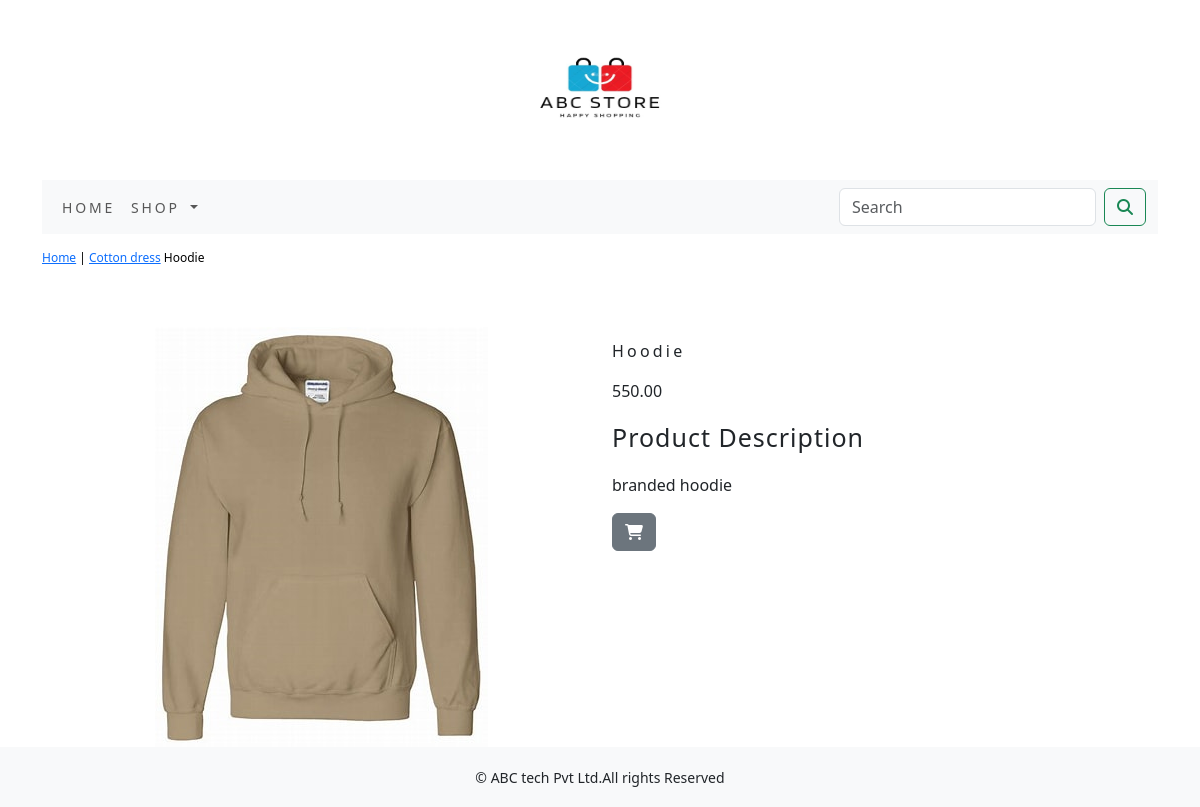
The page /shop/cotton-dress/hoodie/ on the database its author committed.
### shop/models.py (models this page shows, shortened)
class Product(models.Model):
    name = models.CharField(max_length=250, unique=True)
    slug = models.SlugField(max_length=250, unique=True)
    description=models.TextField(blank=True)
    price=models.DecimalField(max_digits=10,decimal_places=2)
    category=models.ForeignKey(Category,on_delete=models.CASCADE)
    image=models.ImageField(upload_to='product' ,blank=True)
    stock=models.IntegerField()
    available=models.BooleanField(default=True)
    created=models.DateTimeField(auto_now_add=True)
    updated=models.DateTimeField(auto_now=True)
    class Meta:
        ordering=('name',)
        verbose_name='product'
        verbose_name_plural='products'

class Category(models.Model):
    name=models.CharField(max_length=250,unique=True)
    slug=models.SlugField(max_length=250,unique=True)
    description=models.TextField(blank=True)
    image=models.ImageField(upload_to='category',blank=True)
    class Meta:
        ordering=('name',)
        verbose_name='category'
        verbose_name_plural='categories'
    def get_url(self):
        return reverse('shop:product_by_category',args=[self.slug])
    def __str__(self):
        return '{}'.format(self.name)

### shop/views.py (the view)
# urls.py: path('<slug:c_slug>/<slug:product_slug>/', views.proDetail, name='prodCatDetail')
def proDetail(request,c_slug,product_slug):
    try:
        product = Product.objects.get(category__slug=c_slug,slug=product_slug)
    except Exception as e:
        raise e
    return render(request,'product.html',{'product':product})

### cart/context_processors.py (called while the page is built)
def counter(request):
    item_count=0
    if 'admin' in request.path:
        return {}
    else:
        try:
            cart=Cart.objects.filter(cart_id=_cart_id(request))
            car_items=CartItem.objects.all().filter(cart=cart[:1])
            for cart_item in car_items:
                item_count += cart_item.quantity
        except Cart.DoesNotExist:
            item_count=0
    return dict(item_count=item_count)

### cart/views.py (called while the page is built)
def _cart_id(request):
    cart=request.session.session_key
    if not cart:
        cart=request.session.create()
    return cart

### shop/context_processors.py (called while the page is built)
def menu_links(request):
    links=Category.objects.all()
    return dict(links=links)

### templates/product.html (shortened to what this page needs)
{% extends 'base.html' %}
{% load static %}
{% block content %}
    <div class="row my_prod_row_class">
        <div class="mx_auto">
            <p><a href="{% url 'shop:allProdCat' %}">Home</a> | <a href="{{product.category.get_url}}">{{product.category}}</a> {{product.name}} </p>
        </div>
    </div>
    <div class="container">
        <br>
        <div class="row">
            <div class="col-12 col-sm-12 col-md-6 text-center">
                <div style="min-width: 18rem;">
                    <img src="{{product.image.url}}" alt="{{product.name}}">
                </div>
            </div>
            <div class="col-12 col-sm-12 col-md-6">
                <div>
                    <h1 class="my_prod_title">{{ product.name}}</h1>
                    <p>{{ product.price }}</p>
                    <p class="my_title"> Product Description </p>
                    <p class="text-justify my_prod_text">{{ product.description }}</p>
                    {% if product.stock <= 0 %}
                        <p class="text-justify my_prod_text"><b>Out of stock</b></p>
                    {% else %}
                        <a class="btn btn-secondary" href="{% url 'cart:add_cart' product.id %}"><i class="fa-solid fa-cart-shopping"></i></a>
                    {% endif %}
                </div>
            </div>
        </div>
    </div>
{% endblock %}

### static/css/custom.css (style rules this page uses)
body { font-family: 'Roboto', sans-serif; }
.my_title { font-size:25px; text_transform:uppercase; letter-spacing: 1px; }
.my_prod_row_class { padding-top:15px; padding-bottom:20px; }
.my_prod_row_class .mx_auto { color:#000; font-size:12px; text-decoration:none; }
.my_prod_title { font-size:16px; text_transform:uppercase; letter-spacing:.2em; padding-top:15px; padding-bottom:10px; }

### rows shown on the page
Product: category "Cotton dress", name "Hoodie", image (picture), price "550.00", description "branded hoodie"
